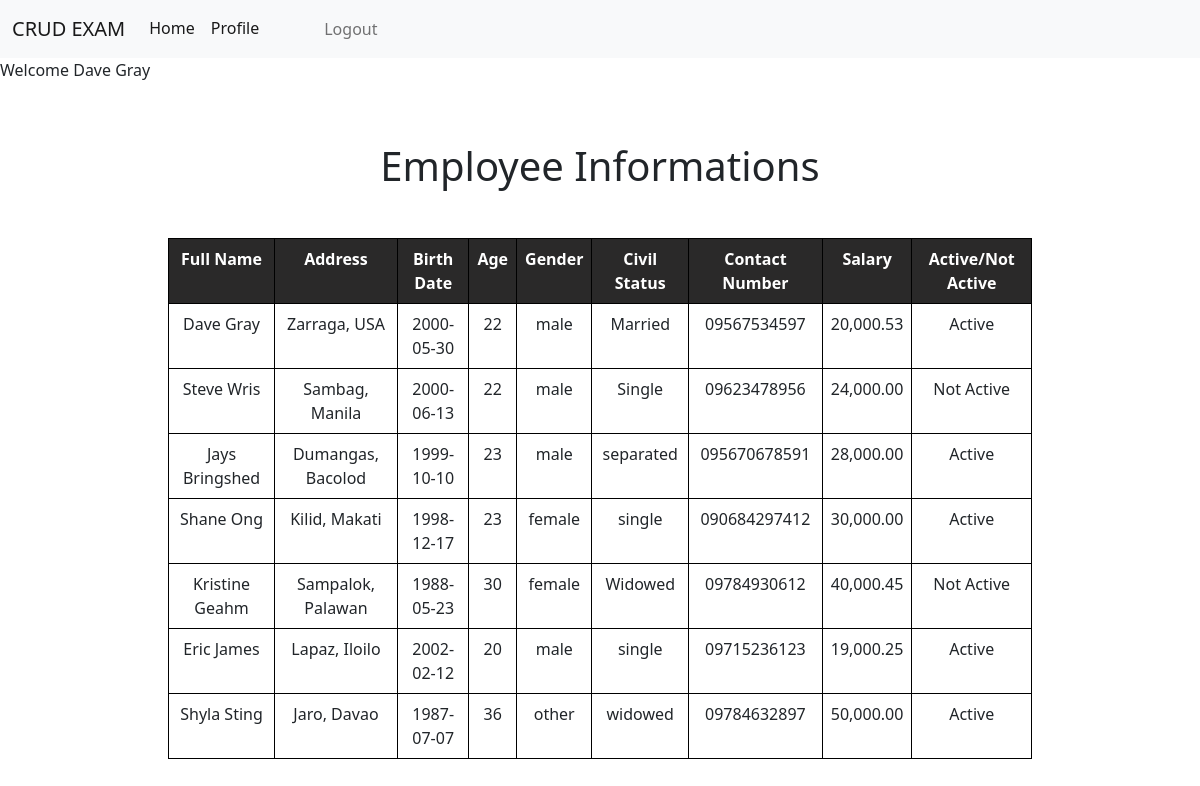
Screenshot of / (signed in) with the database file from the repository.
### tables this page shows
CREATE TABLE `employeefile` (
  `recid` bigint(20) NOT NULL,
  `fullname` varchar(255) NOT NULL,
  `address` varchar(255) NOT NULL,
  `birthdate` date NOT NULL,
  `age` int(11) NOT NULL,
  `gender` varchar(255) NOT NULL,
  `civilstat` varchar(255) NOT NULL,
  `contactnum` varchar(255) NOT NULL,
  `salary` decimal(10,2) NOT NULL,
  `isactive` int(11) NOT NULL,
  `email` varchar(255) NOT NULL,
  `pass` varchar(255) NOT NULL
);

### classes/Show.class.php (called while the page is built, shortened)
<?php
class Show extends Db{
    public function show(){
        $con = $this->connect();
        $stmt = "SELECT * FROM employeefile ORDER BY 'fullname';";
        $stmt2 = $con->prepare($stmt);
        $stmt2->execute();
        return $stmt2->fetchAll(PDO::FETCH_ASSOC);
    }
}

### index.php (the view, shortened to what this page needs)
<?php
include 'partials/header.php';
include_once 'classes/Show.class.php';
$show = new Show;
$empData= $show->show();
?>
<section class="index-header">
    <?php
        include 'pages/nav.php';
        if(isset($_SESSION["fullname"])){
            $fullname = $_SESSION['fullname'];
            echo 'Welcome ' . $fullname;
        }else{
            echo 'You are NOT logged in!';
        }
    ?>
</section>
<section class="index-table-wrapper table-responsive">
    <h1 class="text-center">Employee Informations</h1>
    <table class="index-table mt-5 table">
        <tr>
            <th class="table-header">Full Name</th>
            <th class="table-header">Address</th>
            <th class="table-header">Birth Date</th>
            <th class="table-header">Age</th>
            <th class="table-header">Gender</th>
            <th class="table-header">Civil Status</th>
            <th class="table-header">Contact Number</th>
            <th class="table-header">Salary</th>
            <th class="table-header">Active/Not Active</th>
        </tr>
        <?php foreach($empData as $key => $data){ ?>
            <tr class="mt-1">
                <td class="table-data"><?=$data['fullname'];?></td>
                <td class="table-data"><?=$data['address'];?></td>
                <td class="table-data"><?=$data['birthdate'];?></td>
                <td class="table-data"><?=$data['age'];?></td>
                <td class="table-data"><?=$data['gender'];?></td>
                <td class="table-data"><?=$data['civilstat'];?></td>
                <td class="table-data"><?=$data['contactnum'];?></td>
                <td class="table-data"><?=number_format($data['salary'], 2);?></td>
                <?php if ($data['isactive'] == 1) { ?>
                        <td class="table-data">Active</td>
                <?php  } else { ?>
                    <td class="table-data">Not Active</td>
                <?php  } ?>
            </tr>
        <?php } ?>
    </table>
</section>
<?php
    include 'partials/footer.php';
?>

### css/main.css (style rules this page uses)
.index-table-wrapper { padding: 5%; }
.index-table { max-width: 80%; margin: auto; }
.index-table th { text-align: center; }
.index-table td { text-align: center; }
.table-header { padding: 0px 20px 0px 20px; border: 1px solid black; background-color: rgb(42, 41, 41) !important; color: white !important; }
.table-data { padding: 0px 5px 0px 5px; border: 1px solid black; }

### rows the page displays
employeefile: fullname "Dave Gray", address "Zarraga, USA", birthdate "2000-05-30", age "22", gender "male", civilstat "Married", contactnum "09567534597", salary "20,000.53", isactive "Active"
employeefile: fullname "Steve Wris", address "Sambag, Manila", birthdate "2000-06-13", age "22", gender "male", civilstat "Single", contactnum "09623478956", salary "24,000.00", isactive "Not Active"
employeefile: fullname "Jays Bringshed", address "Dumangas, Bacolod", birthdate "1999-10-10", age "23", gender "male", civilstat "separated", contactnum "095670678591", salary "28,000.00", isactive "Active"
employeefile: fullname "Shane Ong", address "Kilid, Makati", birthdate "1998-12-17", age "23", gender "female", civilstat "single", contactnum "090684297412", salary "30,000.00", isactive "Active"
employeefile: fullname "Kristine Geahm", address "Sampalok, Palawan", birthdate "1988-05-23", age "30", gender "female", civilstat "Widowed", contactnum "09784930612", salary "40,000.45", isactive "Not Active"
employeefile: fullname "Eric James", address "Lapaz, Iloilo", birthdate "2002-02-12", age "20", gender "male", civilstat "single", contactnum "09715236123", salary "19,000.25", isactive "Active"
employeefile: fullname "Shyla Sting", address "Jaro, Davao", birthdate "1987-07-07", age "36", gender "other", civilstat "widowed", contactnum "09784632897", salary "50,000.00", isactive "Active"

### other values shown
$fullname "Dave Gray"
